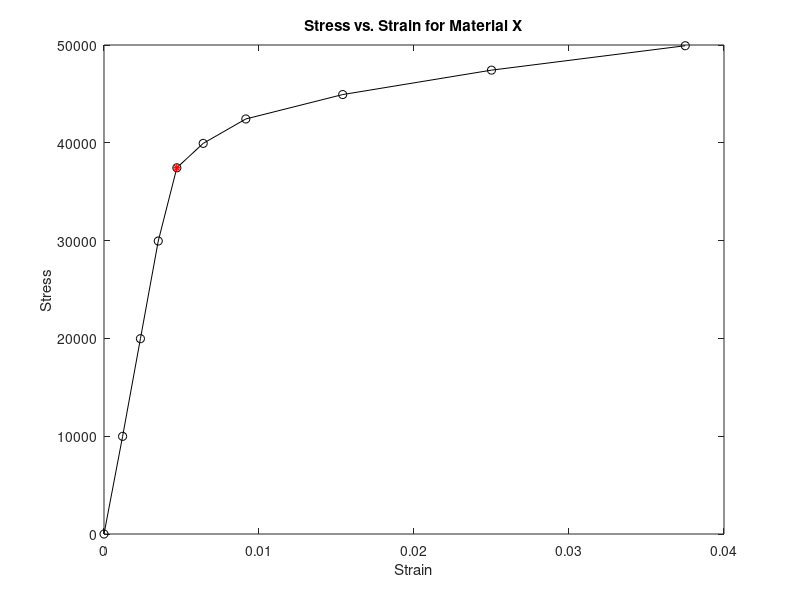

Write the MATLAB code that produced this figure.
clc; clear; close;

% Load force and length vectors.
data = load('CFUdata.mat');
force = data.force;
length = data.length;

% Calculate area of the rod.
dia = .505;            % in
area = (pi/4)*(dia^2); % in^2

%%% 1. Calculate stress and strain for each force, length tuple.

% Calculate stress for each force value.
stress = zeros(size(force, 1), 1);
for i = 1:size(force, 1)
    stress(i, 1) = force(i, 1)/area;
end

% Calculate strain for each length value.
strain = zeros(size(length, 1), 1);
for i = 1:size(length, 1)
    strain(i) = (1/length(1))*(length(i) - length(1));
end

%%% 2. Create a stress vs. strain plot.
x = strain;
y = stress;
plot(x, y, 'k-o');
hold on;

%%% 3. Add a title and axis labels.
title('Stress vs. Strain for Material X');
xlabel('Strain');
ylabel('Stress');

%%% 4. Mark the yield stress on the graph with a red asterisk.
plot(0.00469999999999993, 37444.5508695764, 'r*', 'LineWidth', 1.0005);